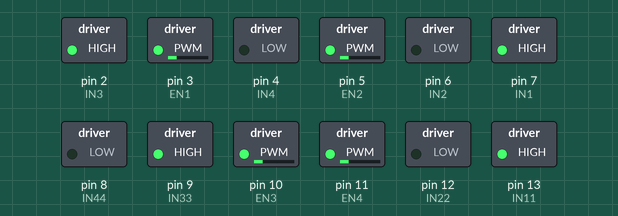
This sketch was run on a simulated Arduino Uno, built with avr-gcc and run on an emulated ATmega328P. Shown: switched loads named in the sketch (green lamp = pin HIGH).

Above: at 0.05 s.
At 2.75 s:
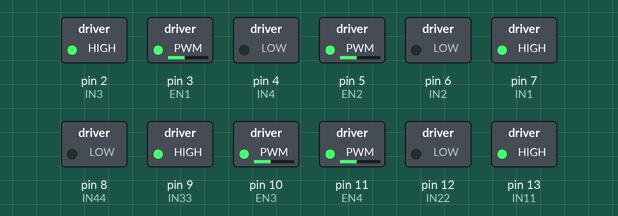
At 5.5 s:
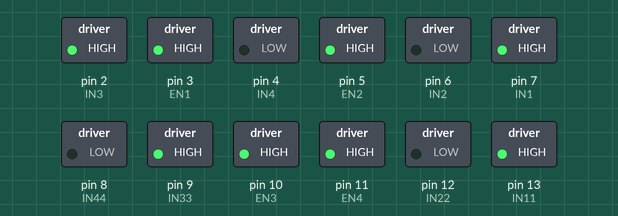
At 11.0 s:
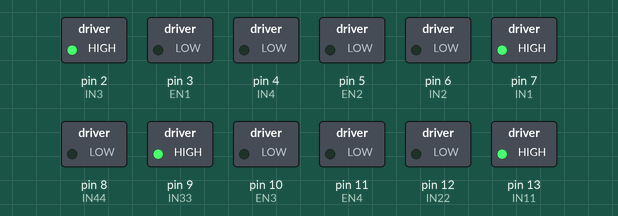
Timing chart, 0 to 12.7 s (numbered marks = the images above):
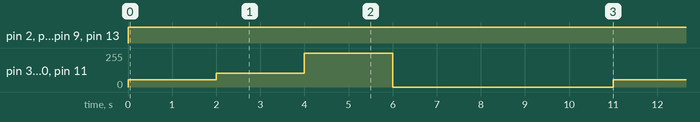

The sketch:

Test_Work_all_motor.ino
```cpp
// Колесо 1
int IN3 = 2;
int IN4 = 4;
int EN1 = 3;
// Колесо 2
int IN1 = 7;
int IN2 = 6;
int EN2 = 5;
// Колесо 3
int IN33 = 9;
int IN44 = 8;
int EN3 = 10;
// Колесо 4
int IN11 = 13;
int IN22 = 12;
int EN4 = 11;

void setup()
{
 pinMode (EN1, OUTPUT);
 pinMode (EN2, OUTPUT);
 pinMode (EN3, OUTPUT);
 pinMode (EN4, OUTPUT);
 pinMode (IN1, OUTPUT);
 pinMode (IN2, OUTPUT);
 pinMode (IN3, OUTPUT);
 pinMode (IN4, OUTPUT);
 pinMode (IN11, OUTPUT);
 pinMode (IN22, OUTPUT);
 pinMode (IN33, OUTPUT);
 pinMode (IN44, OUTPUT);
}
void loop()
{
//Колесо 1
  digitalWrite (IN4, LOW);
  digitalWrite (IN3, HIGH );
//Колесо 2
  digitalWrite (IN1, HIGH);
  digitalWrite (IN2, LOW);
//Колесо 3
  digitalWrite (IN44, LOW);
  digitalWrite (IN33, HIGH );
//Колесо 4
  digitalWrite (IN11, HIGH);
  digitalWrite (IN22, LOW );

  analogWrite(EN1,55);
  analogWrite(EN2,55);
  analogWrite(EN3,55);
  analogWrite(EN4,55);
  delay(2000);
  analogWrite(EN1,105);
  analogWrite(EN2,105);
  analogWrite(EN3,105);
  analogWrite(EN4,105);
  delay(2000);
  analogWrite(EN1,255);
  analogWrite(EN2,255);
  analogWrite(EN3,255);
  analogWrite(EN4,255);
  delay(2000);
  analogWrite(EN1,0);
  analogWrite(EN2,0);
  analogWrite(EN3,0);
  analogWrite(EN4,0);
  delay(5000);
}
```

Measured:
- by itself, pin 2 (IN3), pin 7 (IN1), pin 9 (IN33), pin 13 (IN11): LOW → HIGH at 0.00 s
- by itself, pin 3 (EN1), pin 5 (EN2), pin 10 (EN3), pin 11 (EN4): repeats every 11.0 s: 105/255 2.0 s, 255/255 2.0 s, 0/255 5.0 s, 55/255 2.0 s
